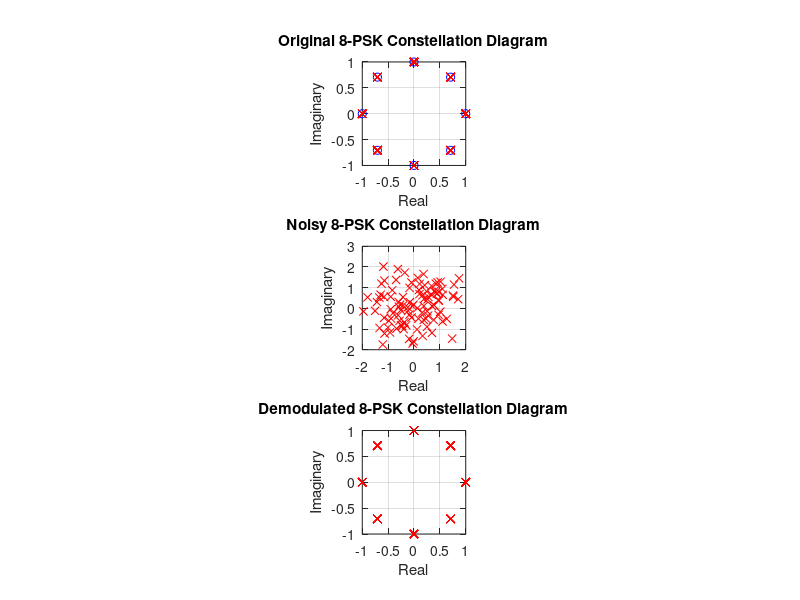
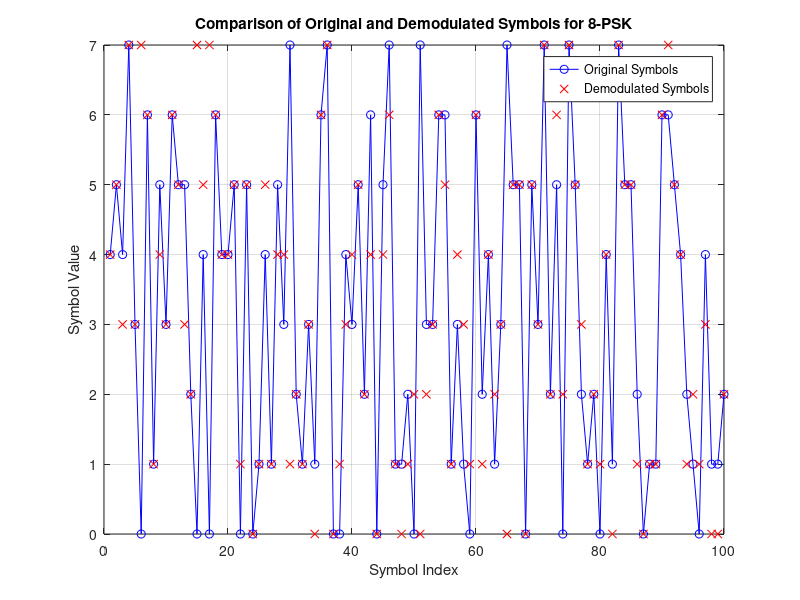
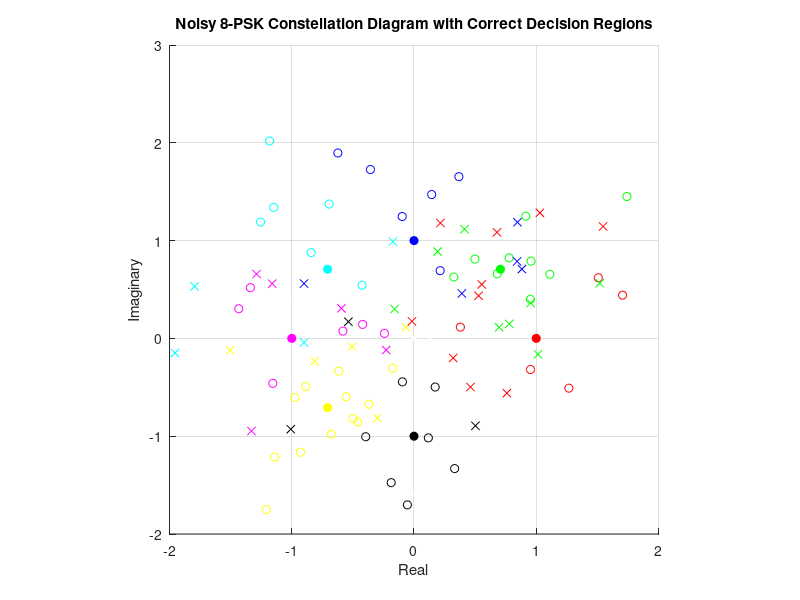

The MATLAB script that drew these images, in order:
% 8-PSK Modulation & Demodulation Schemes

clc, clear, close all;

%% Parameters

theta = (0:7) * (2 * pi / 8);
constPoints = exp(1j * theta);

numSymbols = 100;
symbols = randi([0 7], numSymbols, 1);

%% Modulation

modulatedSignal = constPoints(symbols + 1);

noiseVariance = 0.6; % Adjust this for different noise levels
noisySignal = modulatedSignal + sqrt(noiseVariance/2)*(randn(size(modulatedSignal)) + 1j*randn(size(modulatedSignal)));

%% Demodulation

demodulatedSymbols = zeros(numSymbols, 1);
for i = 1:numSymbols
    [~, closestPointIndex] = min(abs(noisySignal(i) - constPoints));
    demodulatedSymbols(i) = closestPointIndex - 1;
end

%% Simulated BER Analysis

numErrors = sum(demodulatedSymbols ~= symbols);
ber_simulated = numErrors / numSymbols;
disp(['Bit Error Rate (BER) for 8-PSK: ', num2str(ber_simulated)]);

%% Plots

% Constellation Diagrams
figure(1)

subplot(311);
plot(real(constPoints), imag(constPoints), 'bo');
hold on;
plot(real(modulatedSignal), imag(modulatedSignal), 'rx');
title('Original 8-PSK Constellation Diagram');
xlabel('Real');
ylabel('Imaginary');
axis square;
grid on;

subplot(312);
plot(real(noisySignal), imag(noisySignal), 'rx');
title('Noisy 8-PSK Constellation Diagram');
xlabel('Real');
ylabel('Imaginary');
axis square;
grid on;

subplot(313);
plot(real(constPoints(demodulatedSymbols + 1)), imag(constPoints(demodulatedSymbols + 1)), 'rx');
title('Demodulated 8-PSK Constellation Diagram');
xlabel('Real');
ylabel('Imaginary');
axis square;
grid on;

% Original and Demodulated Symbols
figure(2)
plot(1:numSymbols, symbols, 'bo-', 1:numSymbols, demodulatedSymbols, 'rx');
legend('Original Symbols', 'Demodulated Symbols');
title('Comparison of Original and Demodulated Symbols for 8-PSK');
xlabel('Symbol Index');
ylabel('Symbol Value');
grid on;

% ... [Previous sections of your code: Parameters, Modulation, Demodulation, and BER Analysis] ...

%% Plot Noisy Constellation Diagram with Correct Decision Regions for 8-PSK

figure;
hold on;

% Define colors for each constellation point
colors = ['r', 'g', 'b', 'c', 'm', 'y', 'k', 'w']; % Example set of colors

% Determine plot limits and extend decision boundaries
plotRadius = 2; % Extend lines beyond the unit circle
angles = theta + pi/8; % Mid-point angles for decision boundaries

% Draw decision boundaries
for k = 1:length(angles)
    endPoint = plotRadius * exp(1j * angles(k));
    line([0 real(endPoint)], [0 imag(endPoint)], 'Color', 'w', 'LineStyle', '--');
end

% Plot original constellation points as filled circles
for k = 1:length(constPoints)
    plot(real(constPoints(k)), imag(constPoints(k)), 'o', 'MarkerEdgeColor', colors(k), 'MarkerFaceColor', colors(k));
end

% Plot each noisy signal point
for i = 1:numSymbols
    originalSymbol = symbols(i);
    demodulatedSymbol = demodulatedSymbols(i);
    
    symbolStyle = 'o'; % Default: within decision region
    if originalSymbol ~= demodulatedSymbol
        symbolStyle = 'x'; % Exceeded decision region
    end
    
    color = colors(originalSymbol + 1);
    plot(real(noisySignal(i)), imag(noisySignal(i)), [color, symbolStyle], 'MarkerEdgeColor', color);
end

title('Noisy 8-PSK Constellation Diagram with Correct Decision Regions');
xlabel('Real');
ylabel('Imaginary');
axis square;
grid on;

% ... [Rest of your code] ...

